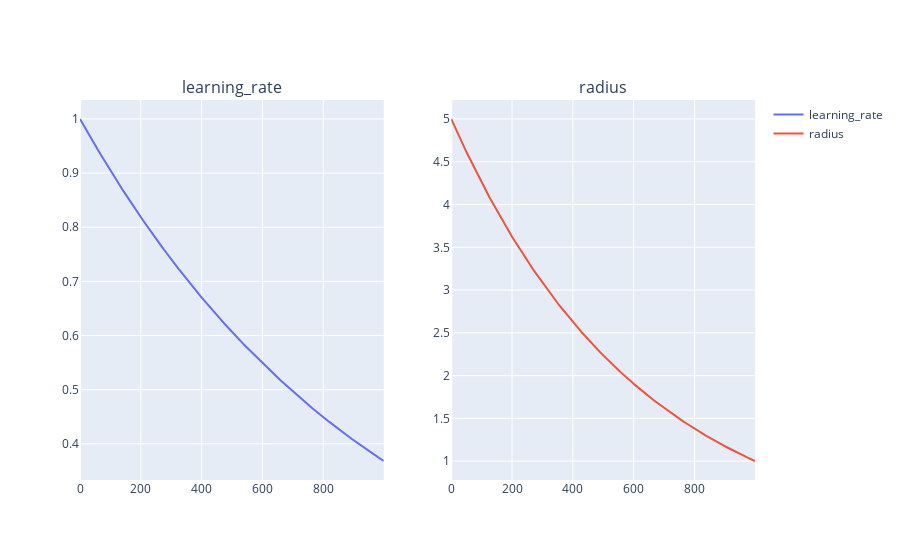

The code cell stored with this chart in its notebook:
### Code cell
ticker = np.arange(0, epochs, 1)

figure = make_subplots(rows=1, cols=2, subplot_titles=["learning_rate", "radius"])
figure.add_trace(go.Scatter(x=ticker, y=kohonen.maslr, name="learning_rate"), col=1, row=1)
figure.add_trace(go.Scatter(x=ticker, y=kohonen.masr, name="radius"), col=2, row=1)

figure.show()

### Figure 1 — Plotly figure (JSON) as saved in the notebook; plotly's stock layout.template omitted (floating-point values rounded to 4 significant figures; data arrays with more than 128 entries replaced by an {"elided": "..."} marker saying what was removed)
{"data": [{"name": "learning_rate", "type": "scatter", "x": {"elided": "1000 int values"}, "xaxis": "x", "y": {"elided": "1000 float values"}, "yaxis": "y"}, {"name": "radius", "type": "scatter", "x": {"elided": "1000 int values"}, "xaxis": "x2", "y": {"elided": "1000 float values"}, "yaxis": "y2"}], "layout": {"annotations": [{"font": {"size": 16}, "showarrow": false, "text": "learning_rate", "x": 0.225, "xanchor": "center", "xref": "paper", "y": 1, "yanchor": "bottom", "yref": "paper"}, {"font": {"size": 16}, "showarrow": false, "text": "radius", "x": 0.775, "xanchor": "center", "xref": "paper", "y": 1, "yanchor": "bottom", "yref": "paper"}], "xaxis": {"anchor": "y", "domain": [0, 0.45]}, "xaxis2": {"anchor": "y2", "domain": [0.55, 1]}, "yaxis": {"anchor": "x", "domain": [0, 1]}, "yaxis2": {"anchor": "x2", "domain": [0, 1]}}}
